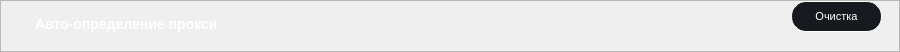
      <widget class="QFrame" name="frame_AutoProxyDetection">
       <property name="geometry">
        <rect>
         <x>10</x>
         <y>163</y>
         <width>900</width>
         <height>45</height>
        </rect>
       </property>
       <property name="minimumSize">
        <size>
         <width>900</width>
         <height>0</height>
        </size>
       </property>
       <property name="maximumSize">
        <size>
         <width>900</width>
         <height>45</height>
        </size>
       </property>
       <property name="styleSheet">
        <string notr="true">/* styles.qss */

#frame_AutoProxyDetection {
    background-color: #161A1E;
    border-radius: 15px; /* Установите значение по вашему усмотрению для достижения овальной формы */
}
</string>
       </property>
       <property name="frameShape">
        <enum>QFrame::StyledPanel</enum>
       </property>
       <property name="frameShadow">
        <enum>QFrame::Raised</enum>
       </property>
       <layout class="QHBoxLayout" name="horizontalLayout_4">
        <property name="spacing">
         <number>0</number>
        </property>
        <property name="leftMargin">
         <number>0</number>
        </property>
        <property name="topMargin">
         <number>0</number>
        </property>
        <property name="rightMargin">
         <number>0</number>
        </property>
        <property name="bottomMargin">
         <number>0</number>
        </property>
        <item>
         <widget class="QFrame" name="frame_4">
          <property name="minimumSize">
           <size>
            <width>0</width>
            <height>50</height>
           </size>
          </property>
          <property name="styleSheet">
           <string notr="true">background-color: transparent;</string>
          </property>
          <property name="frameShape">
           <enum>QFrame::StyledPanel</enum>
          </property>
          <property name="frameShadow">
           <enum>QFrame::Raised</enum>
          </property>
          <widget class="QPushButton" name="pushAutoProxyDetection">
           <property name="geometry">
            <rect>
             <x>790</x>
             <y>0</y>
             <width>91</width>
             <height>31</height>
            </rect>
           </property>
           <property name="minimumSize">
            <size>
             <width>91</width>
             <height>31</height>
            </size>
           </property>
           <property name="maximumSize">
            <size>
             <width>91</width>
             <height>31</height>
            </size>
           </property>
           <property name="baseSize">
            <size>
             <width>0</width>
             <height>0</height>
            </size>
           </property>
           <property name="styleSheet">
            <string notr="true">/* styles.qss */

QPushButton {
    background-color: #161A1E;
    border-radius: 15px;
    color: white; /* Установите цвет текста */
    font-size: 11px; /* Установите размер шрифта */
    padding: 10px 20px; /* Установите отступы */
    border: 1px solid white; /* Уменьшаем толщину обводки до 1 пикселя */
}

QPushButton:hover {
    background-color: #2C3236;
    transition: background-color 0.3s ease;
}
</string>
           </property>
           <property name="text">
            <string>Очистка</string>
           </property>
          </widget>
          <widget class="QLabel" name="labelTextAutoProxyDetection">
           <property name="geometry">
            <rect>
             <x>30</x>
             <y>10</y>
             <width>341</width>
             <height>21</height>
            </rect>
           </property>
           <property name="styleSheet">
            <string notr="true">/* styles.qss */

QLabel {
    color: white; /* Установите цвет текста в белый */
    font-size: 14px; /* Установите размер шрифта в 14 пикселей */
    font-family: &quot;Times New Roman&quot;; /* Установите тип шрифта по вашему выбору */
    font-weight: bold; /* Установите жирность шрифта (если нужно) */
    margin-top: 5px; /* Опустить текст на 10 пикселей вниз */
}
</string>
           </property>
           <property name="text">
            <string>Авто-определение прокси </string>
           </property>
          </widget>
          <widget class="QLabel" name="labelAutoProxyDetection">
           <property name="geometry">
            <rect>
             <x>616</x>
             <y>10</y>
             <width>101</width>
             <height>20</height>
            </rect>
           </property>
           <property name="text">
            <string/>
           </property>
          </widget>
         </widget>
        </item>
       </layout>
      </widget>
